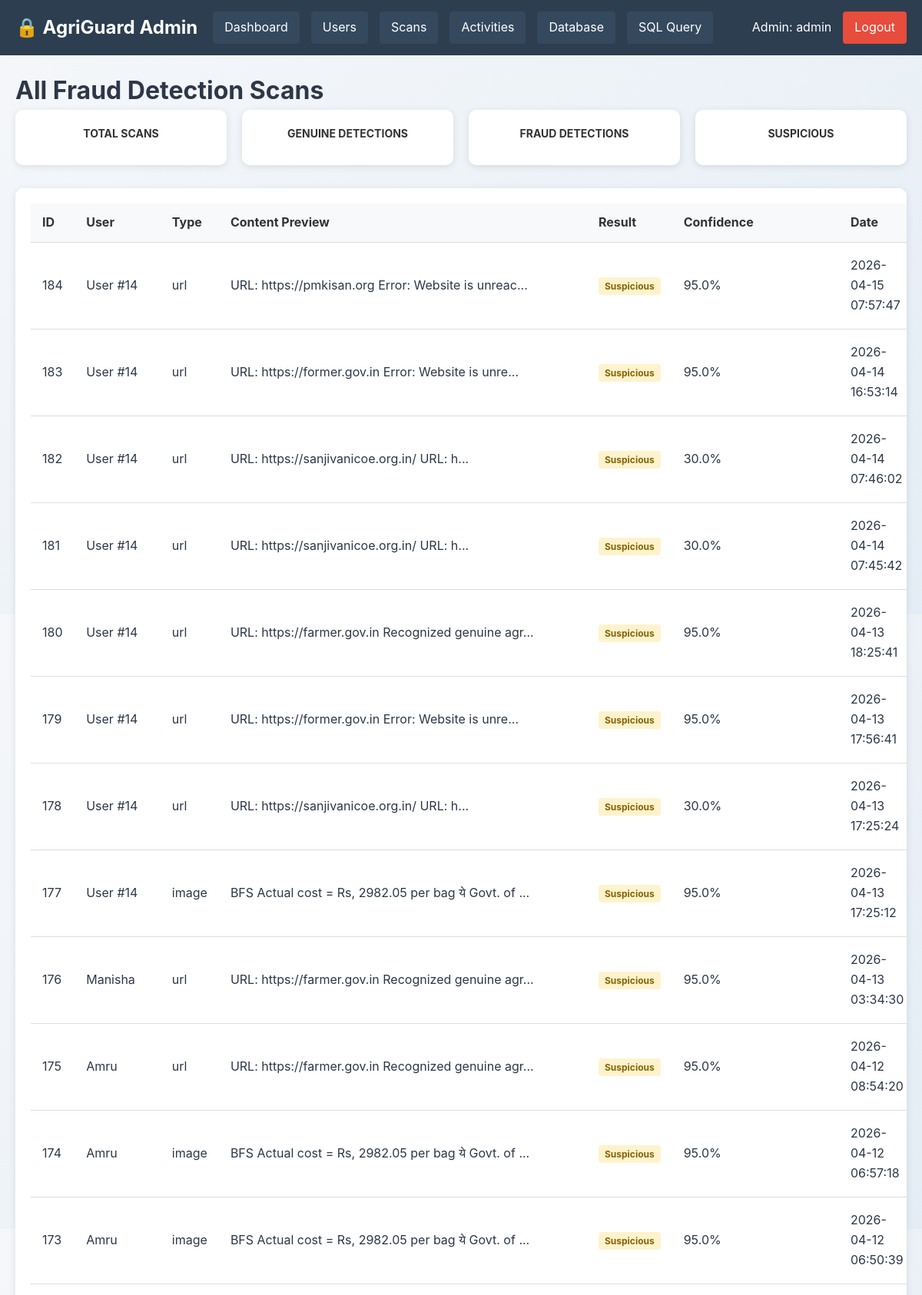
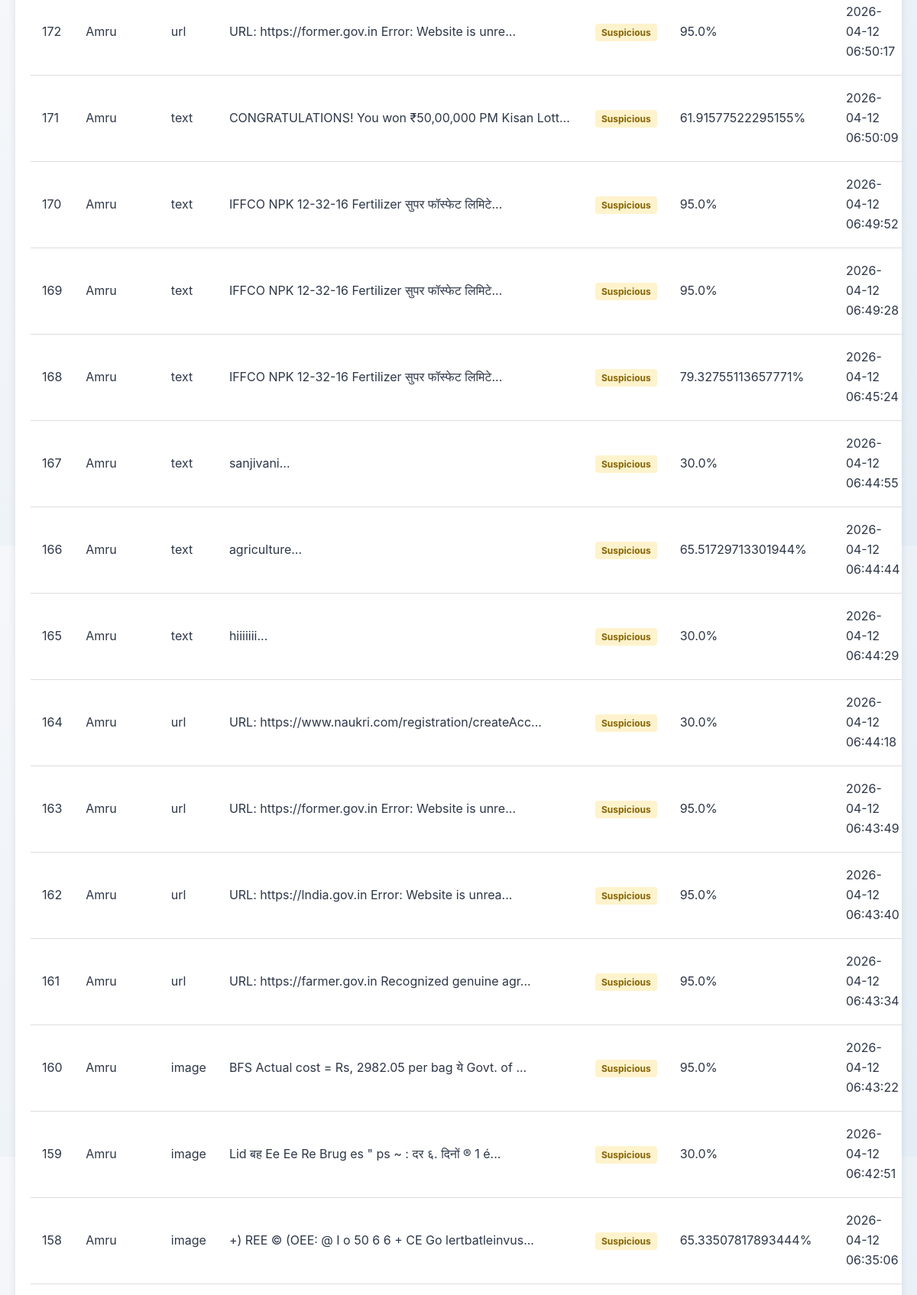
Screenshot of /admin/scans (signed in, upper part) with the database file from the repository (2 pictures, top to bottom).
### tables this page shows
CREATE TABLE scans (
                id INTEGER PRIMARY KEY AUTOINCREMENT,
                user_id INTEGER,
                content_type TEXT,
                content TEXT,
                result TEXT,
                confidence REAL,
                created_at TIMESTAMP DEFAULT CURRENT_TIMESTAMP, detection_method TEXT DEFAULT 'rule-based',
                FOREIGN KEY (user_id) REFERENCES users(id) ON DELETE CASCADE
            );

CREATE TABLE users(
                id INTEGER PRIMARY KEY AUTOINCREMENT,
                username TEXT UNIQUE NOT NULL,
                email TEXT UNIQUE NOT NULL,
                mobile TEXT UNIQUE NOT NULL,
                password TEXT NOT NULL,
                fullname TEXT,
                location TEXT,
                profile_pic TEXT,
                language TEXT DEFAULT 'en',
                email_notifications BOOLEAN DEFAULT 1,
                account_type TEXT DEFAULT 'standard',
                created_at TIMESTAMP DEFAULT CURRENT_TIMESTAMP,
                reset_token TEXT,
                reset_token_expiry DATETIME
            , role TEXT);

### app.py (the view)
@app.route("/admin/scans")
@admin_required
def admin_scans():
    import sqlite3
    conn = sqlite3.connect("users.db")
    conn.row_factory = sqlite3.Row
    c = conn.cursor()
    c.execute("""
        SELECT s.*, u.username, u.email
        FROM scans s
        LEFT JOIN users u ON s.user_id = u.id
        ORDER BY s.created_at DESC
    """)
    scans = []
    for row in c.fetchall():
        scans.append(dict(row))
    conn.close()
    return render_template("admin_scans.html", scans=scans, is_admin=True)

### app.py (called while the page is built)
def admin_required(f):
    @wraps(f)
    def decorated_function(*args, **kwargs):
        if 'user_id' not in session:
            flash("Please login first", "error")
            return redirect(url_for('login_selector'))
        user_role = session.get('role', 'farmer').lower()
        is_admin = user_role == 'admin'
        print(f"DEBUG: Checking admin access - role={user_role}, is_admin={is_admin}")
        print(f"DEBUG: Full session keys: {list(session.keys())}")
        if not is_admin:
            print(f"❌ Admin access denied for user {session.get('username')} with role {user_role}")
            flash(f"Admin access required! Your role is: {user_role}", "error")
            return render_template("admin_access.html")
        print(f"✅ Admin access granted for user {session.get('username')}")
        return f(*args, **kwargs)
    return decorated_function

@app.context_processor
def inject_user():
    is_admin = False
    if 'user_id' in session:
        user_role = session.get('role', 'farmer').lower()
        is_admin = (user_role == 'admin')
    return dict(
        current_user=session.get("username"),
        current_lang=session.get("lang", "en"),
        is_logged_in="user_id" in session,
        is_admin=is_admin,
        current_path=request.path,
        ml_available=ML_AVAILABLE
   )

### templates/admin_scans.html (shortened to what this page needs)
<!DOCTYPE html>
<html lang="en">
<head>
    <link rel="stylesheet" href="{{ url_for('static', filename='css/style.css') }}">
</head>
<body>
    {% include 'admin_navbar.html' %}
    <div class="admin-container">
        <h1>All Fraud Detection Scans</h1>
        <div class="stats-grid">
            <div class="stat-card">
                <h3>Total Scans</h3>
            </div>
            <div class="stat-card">
                <h3>Genuine Detections</h3>
            </div>
            <div class="stat-card">
                <h3>Fraud Detections</h3>
            </div>
            <div class="stat-card">
                <h3>Suspicious</h3>
            </div>
        </div>
        <div class="table-container">
            <table>
                <thead>
                    <tr>
                        <th>ID</th>
                        <th>User</th>
                        <th>Type</th>
                        <th>Content Preview</th>
                        <th>Result</th>
                        <th>Confidence</th>
                        <th>Date</th>
                    </tr>
                </thead>
                <tbody>
                    {% for scan in scans %}
                    <tr>
                        <td>{{ scan.id }}</td>
                        <td>{{ scan.username if scan.username else "User #" + scan.user_id|string }}</td>
                        <td>{{ scan.content_type }}</td>
                        <td>{{ scan.content[:50] }}...</td>
                        <td>
                            {% if 'Genuine' in scan.result or 'Safe' in scan.result %}
                                <span class="result-badge result-genuine">Genuine</span>
                            {% elif 'Fraud' in scan.result or 'Risk' in scan.result %}
                                <span class="result-badge result-fraud">Fraud</span>
                            {% else %}
                                <span class="result-badge result-suspicious">Suspicious</span>
                            {% endif %}
                        </td>
                        <td>{{ scan.confidence }}%</td>
                        <td>{{ scan.created_at }}</td>
                    </tr>
                    {% endfor %}
                </tbody>
            </table>
        </div>
    </div>
</body>
</html>

### static/style.css (style rules this page uses)
* { margin: 0; padding: 0; box-sizing: border-box; }
body { font-family: 'Inter', 'Segoe UI', system-ui, -apple-system, sans-serif; background: linear-gradient(135deg, #f5f7fa 0%, #e4edf5 100%); color: #2d3748; line-height: 1.6; min-height: 100vh; }

### templates/admin_scans.html (style rules this page uses)
.admin-container { padding: 20px; }
.stats-grid { display: grid; grid-template-columns: repeat(auto-fit, minmax(250px, 1fr)); gap: 20px; margin-bottom: 30px; }
.stat-card { background: white; border-radius: 10px; padding: 20px; box-shadow: 0 2px 10px rgba(0,0,0,0.1); text-align: center; }
.stat-card h3 { margin: 0; color: #333; font-size: 14px; text-transform: uppercase; }
.table-container { background: white; border-radius: 10px; padding: 20px; box-shadow: 0 2px 10px rgba(0,0,0,0.1); overflow-x: auto; }
table { width: 100%; border-collapse: collapse; }
th, td { padding: 12px 15px; text-align: left; border-bottom: 1px solid #ddd; }
th { background-color: #f8f9fa; font-weight: bold; color: #333; }
.result-badge { padding: 4px 8px; border-radius: 4px; font-size: 12px; font-weight: bold; }
.result-suspicious { background-color: #fff3cd; color: #856404; }

### rows the page displays
scans: id "184", user "User #14", content_type "url", content "URL: https://pmkisan.org Error: Website is unreac", result "Suspicious", confidence "95.0", created_at "2026-04-15 07:57:47"
scans: id "183", user "User #14", content_type "url", content "URL: https://former.gov.in Error: Website is unre", result "Suspicious", confidence "95.0", created_at "2026-04-14 16:53:14"
scans: id "182", user "User #14", content_type "url", content "URL: https://sanjivanicoe.org.in/ URL: h", result "Suspicious", confidence "30.0", created_at "2026-04-14 07:46:02"
scans: id "181", user "User #14", content_type "url", content "URL: https://sanjivanicoe.org.in/ URL: h", result "Suspicious", confidence "30.0", created_at "2026-04-14 07:45:42"
scans: id "180", user "User #14", content_type "url", content "URL: https://farmer.gov.in Recognized genuine agr", result "Suspicious", confidence "95.0", created_at "2026-04-13 18:25:41"
scans: id "179", user "User #14", content_type "url", content "URL: https://former.gov.in Error: Website is unre", result "Suspicious", confidence "95.0", created_at "2026-04-13 17:56:41"
scans: id "178", user "User #14", content_type "url", content "URL: https://sanjivanicoe.org.in/ URL: h", result "Suspicious", confidence "30.0", created_at "2026-04-13 17:25:24"
scans: id "177", user "User #14", content_type "image", content "BFS Actual cost = Rs, 2982.05 per bag ये Govt. of", result "Suspicious", confidence "95.0", created_at "2026-04-13 17:25:12"
scans: id "176", username "Manisha", content_type "url", content "URL: https://farmer.gov.in Recognized genuine agr", result "Suspicious", confidence "95.0", created_at "2026-04-13 03:34:30"
scans: id "175", username "Amru", content_type "url", content "URL: https://farmer.gov.in Recognized genuine agr", result "Suspicious", confidence "95.0", created_at "2026-04-12 08:54:20"
scans: id "174", username "Amru", content_type "image", content "BFS Actual cost = Rs, 2982.05 per bag ये Govt. of", result "Suspicious", confidence "95.0", created_at "2026-04-12 06:57:18"
scans: id "173", username "Amru", content_type "image", content "BFS Actual cost = Rs, 2982.05 per bag ये Govt. of", result "Suspicious", confidence "95.0", created_at "2026-04-12 06:50:39"
scans: id "172", username "Amru", content_type "url", content "URL: https://former.gov.in Error: Website is unre", result "Suspicious", confidence "95.0", created_at "2026-04-12 06:50:17"
scans: id "171", username "Amru", content_type "text", content "CONGRATULATIONS! You won ₹50,00,000 PM Kisan Lott", result "Suspicious", confidence "61.91577522295155", created_at "2026-04-12 06:50:09"
scans: id "170", username "Amru", content_type "text", content "IFFCO NPK 12-32-16 Fertilizer सुपर फॉस्फेट लिमिटे", result "Suspicious", confidence "95.0", created_at "2026-04-12 06:49:52"
scans: id "169", username "Amru", content_type "text", content "IFFCO NPK 12-32-16 Fertilizer सुपर फॉस्फेट लिमिटे", result "Suspicious", confidence "95.0", created_at "2026-04-12 06:49:28"
scans: id "168", username "Amru", content_type "text", content "IFFCO NPK 12-32-16 Fertilizer सुपर फॉस्फेट लिमिटे", result "Suspicious", confidence "79.32755113657771", created_at "2026-04-12 06:45:24"
scans: id "167", username "Amru", content_type "text", content "sanjivani", shows "Suspicious", confidence "30.0", created_at "2026-04-12 06:44:55"
scans: id "166", username "Amru", content_type "text", content "agriculture", result "Suspicious", confidence "65.51729713301944", created_at "2026-04-12 06:44:44"
scans: id "165", username "Amru", content_type "text", content "hiiiiiii", shows "Suspicious", confidence "30.0", created_at "2026-04-12 06:44:29"
scans: id "164", username "Amru", content_type "url", content "URL: https://www.naukri.com/registration/createAcc", result "Suspicious", confidence "30.0", created_at "2026-04-12 06:44:18"
scans: id "163", username "Amru", content_type "url", content "URL: https://former.gov.in Error: Website is unre", result "Suspicious", confidence "95.0", created_at "2026-04-12 06:43:49"
scans: id "162", username "Amru", content_type "url", content "URL: https://lndia.gov.in Error: Website is unrea", result "Suspicious", confidence "95.0", created_at "2026-04-12 06:43:40"
scans: id "161", username "Amru", content_type "url", content "URL: https://farmer.gov.in Recognized genuine agr", result "Suspicious", confidence "95.0", created_at "2026-04-12 06:43:34"
scans: id "160", username "Amru", content_type "image", content "BFS Actual cost = Rs, 2982.05 per bag ये Govt. of", result "Suspicious", confidence "95.0", created_at "2026-04-12 06:43:22"
scans: id "159", username "Amru", content_type "image", content "Lid बह Ee Ee Re Brug es \" ps ~ : दर ६. दिनों ® 1 é", shows "Suspicious", confidence "30.0", created_at "2026-04-12 06:42:51"
scans: id "158", username "Amru", content_type "image", content "+) REE © (OEE: @ I o 50 6 6 + CE Go lertbatleinvus", result "Suspicious", confidence "65.33507817893444", created_at "2026-04-12 06:35:06"

### other values shown
{{ session.username }} "admin"
